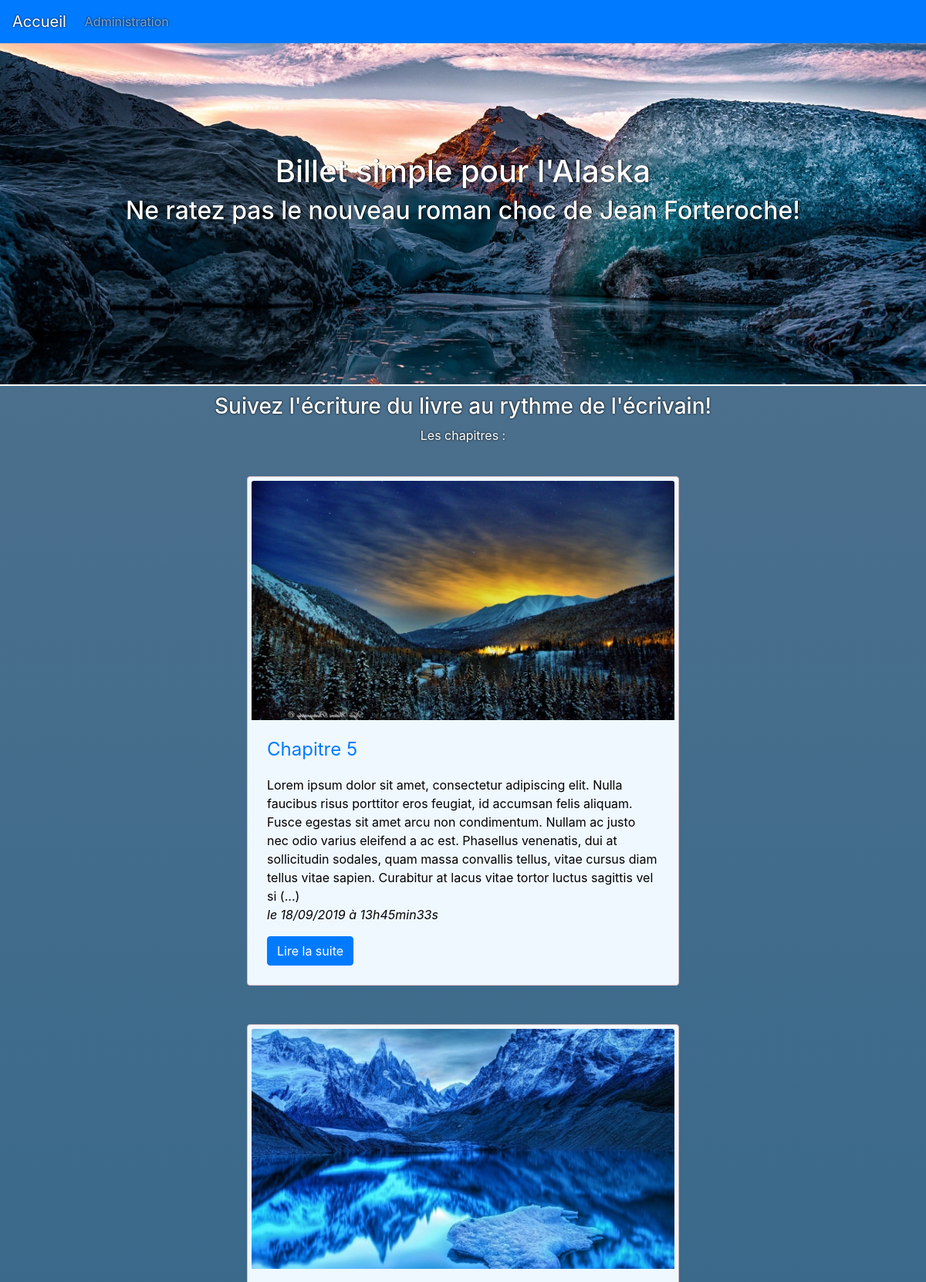
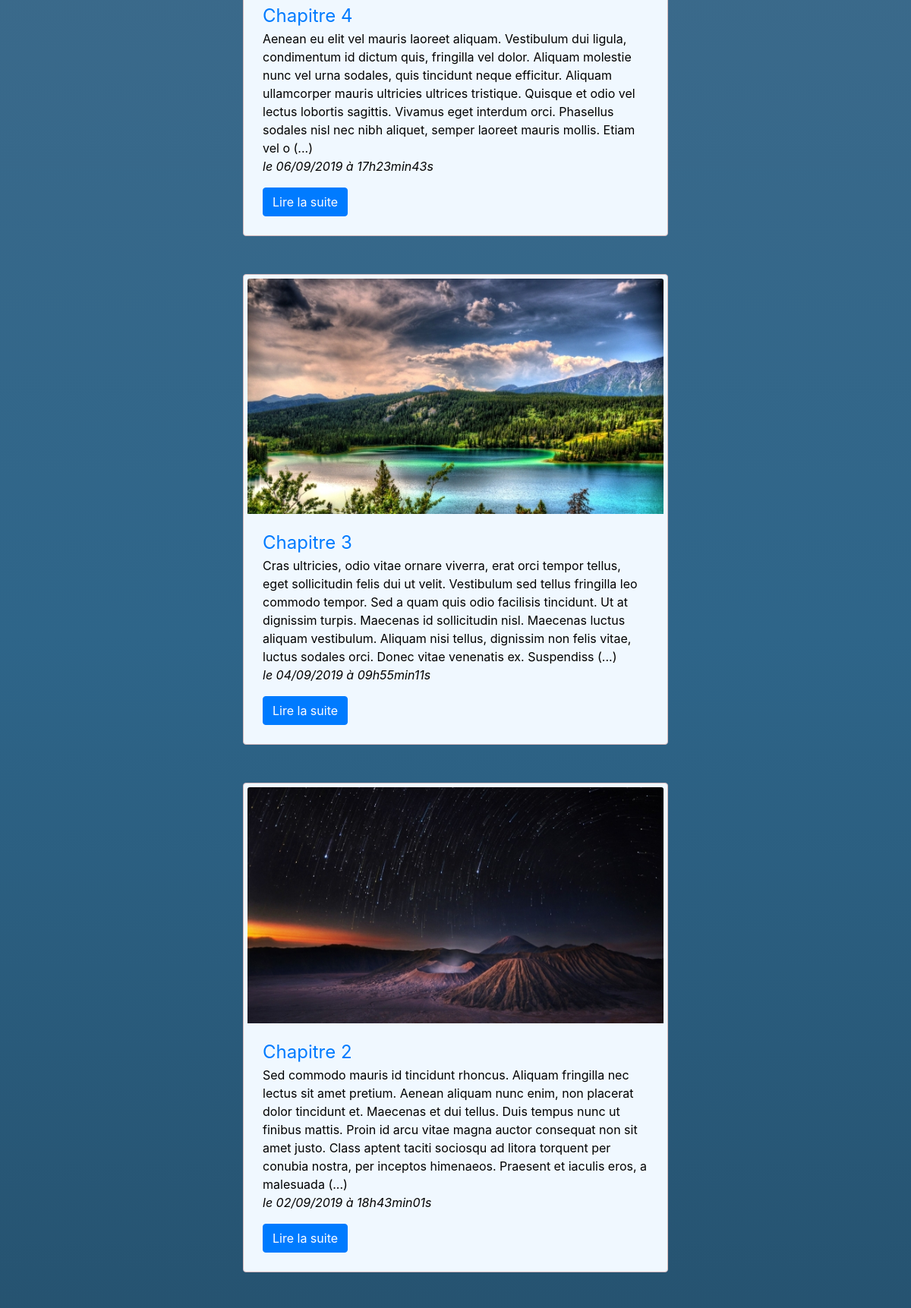
The page / (upper part) on the database its author committed (2 pictures, top to bottom).
### tables this page shows
CREATE TABLE IF NOT EXISTS `posts` (
  `id` int(11) NOT NULL AUTO_INCREMENT,
  `title` varchar(255) NOT NULL,
  `content` text NOT NULL,
  `creation_date` datetime NOT NULL,
  PRIMARY KEY (`id`)
);

### controller/frontend.php (called while the page is built, shortened)
<?php
require_once(__DIR__ . '/../model/PostManager.php');
function listPosts()
{
    $postManager = new PostManager();
    $posts = $postManager->getPosts();
    require(__DIR__ . '/../view/frontend/listPostsView.php');
}

### model/PostManager.php (called while the page is built, shortened)
<?php
class PostManager extends Manager
{
    public function getPosts()
    {
        $db = $this->dbConnect();
        $req = $db->query('SELECT id, title, content, DATE_FORMAT(creation_date, \'%d/%m/%Y à %Hh%imin%ss\') AS creation_date_fr FROM posts ORDER BY creation_date DESC');
        return $req;
    }
}

### view/frontend/listPostsView.php (the view, shortened to what this page needs)
<div class="head">
    <h3>Suivez l'écriture du livre au rythme de l'écrivain!</h1>
    <p>Les chapitres :</p>
</div>
<div class="post_container">
    <?php
    while ($data = $posts->fetch()) {
        ?>
        <div class="card" style="width: 35rem;">
            <img src="public/images/ch<?= $data['id'] ?>.jpg" class="card-img-top" alt="...">
            <div class="card-body">
            <a href="index.php?action=post&amp;id=<?= $data['id'] ?>" class="title" > <?= htmlspecialchars($data['title']) ?> </a>
                <p class="card-text"> <?= substr($data['content'], 0, 400) ?> (...) <br />
                    <em>le <?= $data['creation_date_fr'] ?></em></p>
                <a href="index.php?action=post&amp;id=<?= $data['id'] ?>" class="btn btn-primary">Lire la suite</a>
            </div>
        </div>
    <?php
    }
    ?>
<?php require('template.php'); ?>

### public/css/style.css (style rules this page uses)
body { background-image: linear-gradient(to bottom, #52728E, #2E6589 , #173244); color: white; text-shadow: 0 0 3px black; }
div.head { text-align: center; }
div.card { border-color: #D6BABE; margin: 25px; background-color: aliceblue; color: black; text-shadow: none; }
a.title { font-size: x-large; }
div.post_container { display: flex; flex-wrap: wrap; justify-content: center; }
div.card { padding: 5px; }

### rows shown on the page
posts: shows a picture, title "Chapitre 5", content "Lorem ipsum dolor sit amet, consectetur adipiscing elit. Nulla faucibus risus porttitor eros feugiat, id accumsan felis aliquam. Fusce egestas sit amet arcu non condimentum. Nullam ac justo nec odio varius eleifend a ac est. Phasellus venenatis, dui at sollicitudin sodales, quam massa convallis tellus, vitae cursus diam tellus vitae sapien. Curabitur at lacus vitae tortor luctus sagittis vel si", creation_date_fr "18/09/2019 à 13h45min33s"
posts: shows a picture, title "Chapitre 4", content "Aenean eu elit vel mauris laoreet aliquam. Vestibulum dui ligula, condimentum id dictum quis, fringilla vel dolor. Aliquam molestie nunc vel urna sodales, quis tincidunt neque efficitur. Aliquam ullamcorper mauris ultricies ultrices tristique. Quisque et odio vel lectus lobortis sagittis. Vivamus eget interdum orci. Phasellus sodales nisl nec nibh aliquet, semper laoreet mauris mollis. Etiam vel o", creation_date_fr "06/09/2019 à 17h23min43s"
posts: shows a picture, title "Chapitre 3", content "Cras ultricies, odio vitae ornare viverra, erat orci tempor tellus, eget sollicitudin felis dui ut velit. Vestibulum sed tellus fringilla leo commodo tempor. Sed a quam quis odio facilisis tincidunt. Ut at dignissim turpis. Maecenas id sollicitudin nisl. Maecenas luctus aliquam vestibulum. Aliquam nisi tellus, dignissim non felis vitae, luctus sodales orci. Donec vitae venenatis ex. Suspendiss", creation_date_fr "04/09/2019 à 09h55min11s"
posts: shows a picture, title "Chapitre 2", content "Sed commodo mauris id tincidunt rhoncus. Aliquam fringilla nec lectus sit amet pretium. Aenean aliquam nunc enim, non placerat dolor tincidunt et. Maecenas et dui tellus. Duis tempus nunc ut finibus mattis. Proin id arcu vitae magna auctor consequat non sit amet justo. Class aptent taciti sociosqu ad litora torquent per conubia nostra, per inceptos himenaeos. Praesent et iaculis eros, a malesuada", creation_date_fr "02/09/2019 à 18h43min01s"
